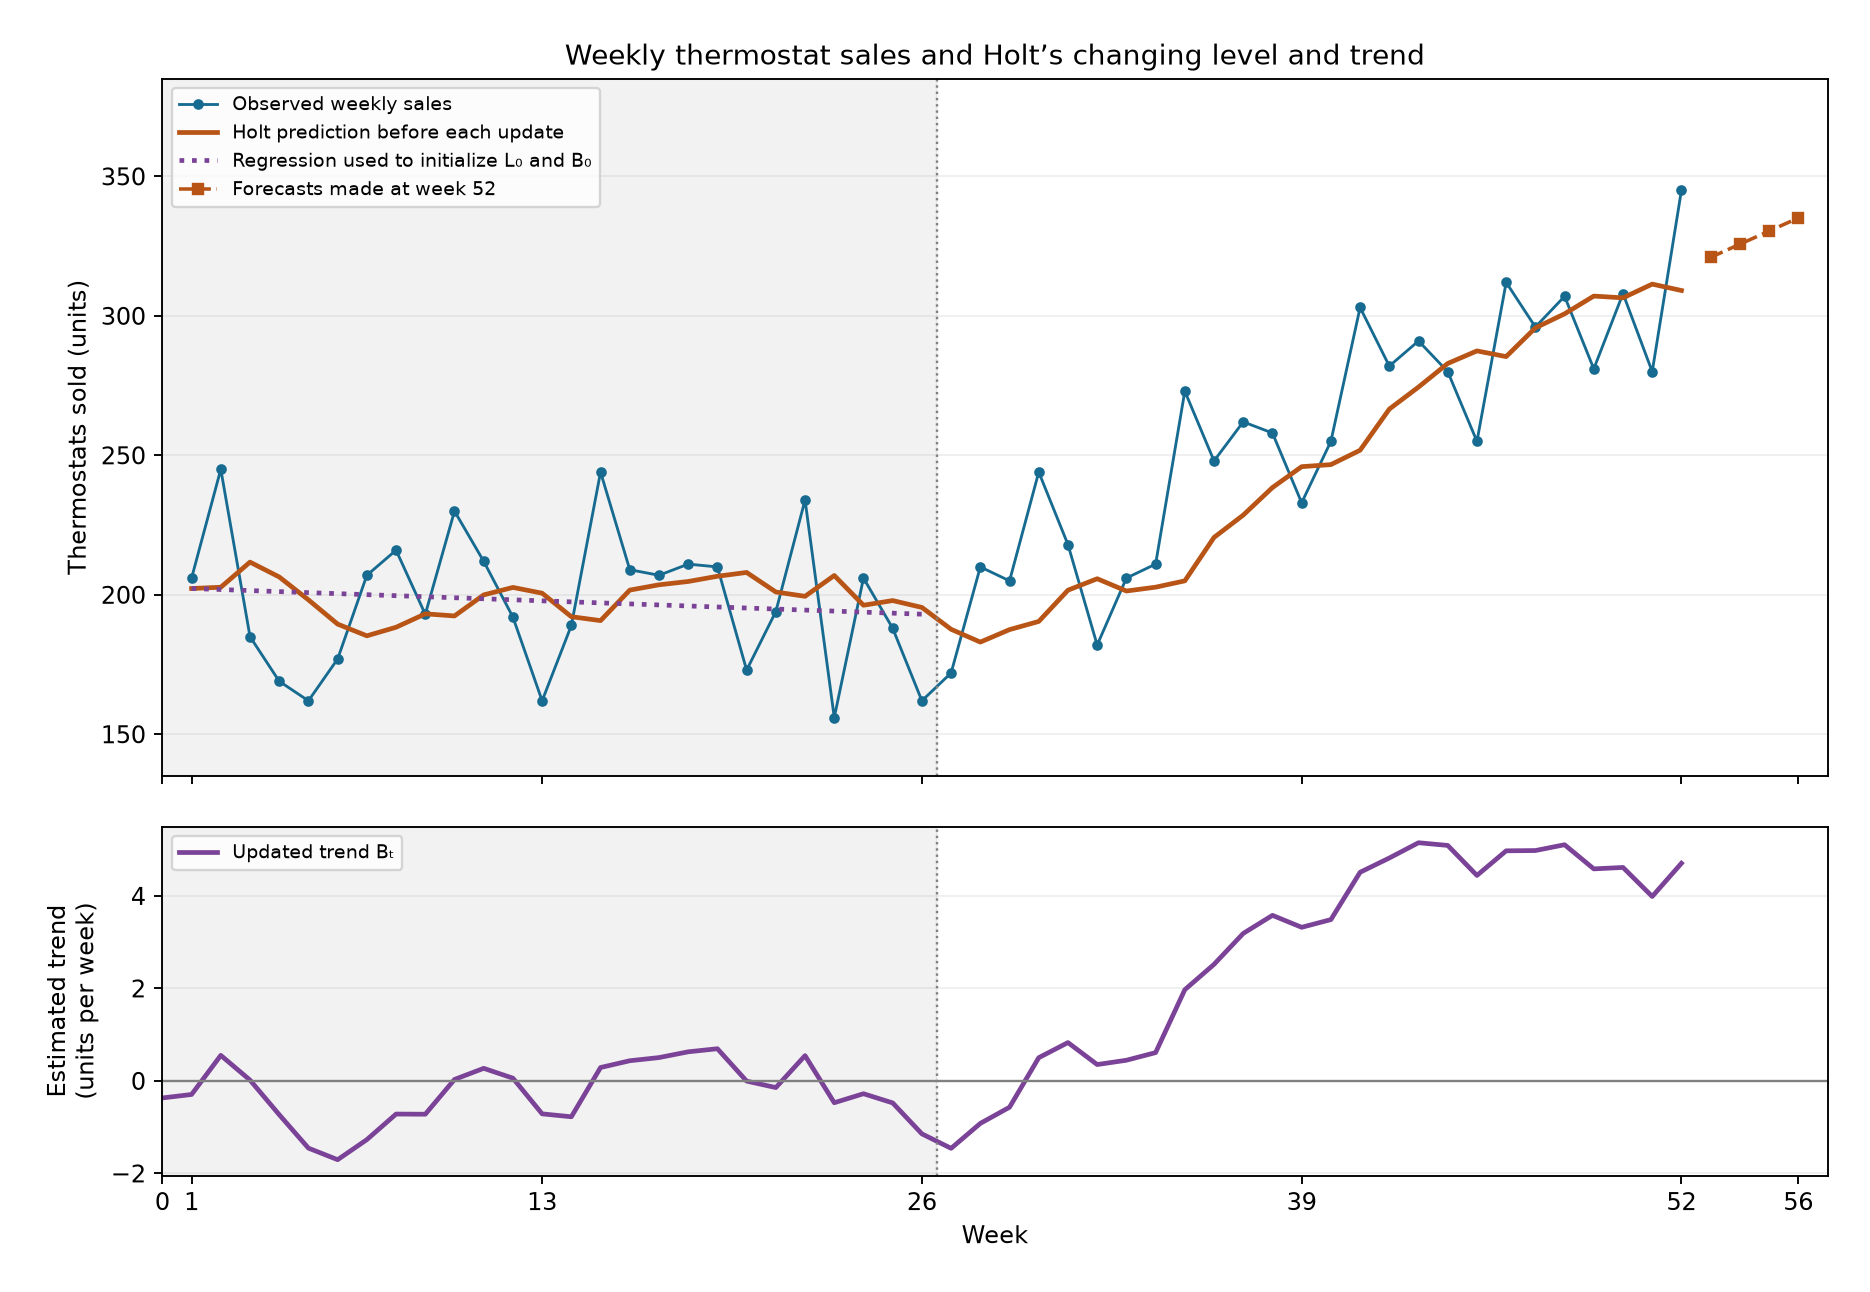

Write the Python code that produced this figure.
"""OLS time-zero initialization, Holt updates. Deterministic; no seed used."""
from pathlib import Path
import csv
import numpy as np
import matplotlib
matplotlib.use('Agg')
import matplotlib.pyplot as plt
root=Path(__file__).resolve().parent
with (root/'thermostat.csv').open() as f:
    y=np.array([float(r['y']) for r in csv.DictReader(f)])
t=np.arange(1,len(y)+1)
x,yy=t[:26],y[:26]
sxx=((x-x.mean())**2).sum()
sxy=((x-x.mean())*(yy-yy.mean())).sum()
b0=sxy/sxx
l0=yy.mean()-b0*x.mean()
alpha,gamma=.2,.1
level,trend=l0,b0
rows=[]
for week,actual in zip(t,y):
    old_level,old_trend=level,trend
    forecast=old_level+old_trend
    error=actual-forecast
    level=alpha*actual+(1-alpha)*forecast
    change=level-old_level
    trend=gamma*change+(1-gamma)*old_trend
    rows.append([week,actual,old_level,old_trend,forecast,error,level,change,trend,level+trend])
print(f'sum_t={x.sum()}, sum_y={yy.sum()}, mean_t={x.mean():.9f}, mean_y={yy.mean():.9f}, Sxx={sxx:.9f}, Sxy={sxy:.9f}')
print(f'L0={l0:.12f}; B0={b0:.12f}; week1 forecast={l0+b0:.12f}')
for row in rows[:3]+rows[25:28]+rows[-1:]:
    print('row', [round(float(v),9) for v in row])
with (root/'thermostat_holt_updates_turn08.csv').open('w',newline='') as f:
    w=csv.writer(f)
    w.writerow(['week','sales','prior_level','prior_trend','one_step_prediction','error','updated_level','level_change','updated_trend','next_week_forecast'])
    w.writerows(rows)
with (root/'thermostat_holt_init_turn08.csv').open('w',newline='') as f:
    w=csv.writer(f); w.writerow(['alpha','gamma','initial_level_at_zero','initial_trend','Sxx','Sxy'])
    w.writerow([alpha,gamma,l0,b0,sxx,sxy])
rs=np.array(rows)
fig,axes=plt.subplots(2,1,figsize=(11,7.6),sharex=True,gridspec_kw={'height_ratios':[2,1]})
axes[0].plot(t,y,'o-',color='#176b91',markersize=3.5,lw=1.2,label='Observed weekly sales')
axes[0].plot(t,rs[:,4],color='#b85416',lw=2,label='Holt prediction before each update')
axes[0].plot(x,l0+b0*x,':',color='#7b4397',lw=2,label='Regression used to initialize L₀ and B₀')
axes[0].plot(range(53,57),[level+h*trend for h in range(1,5)],'s--',color='#b85416',markersize=4,label='Forecasts made at week 52')
axes[0].set(ylabel='Thermostats sold (units)',title='Weekly thermostat sales and Holt’s changing level and trend',ylim=(135,385))
axes[0].legend(loc='upper left',fontsize=8)
axes[1].plot([0]+list(t),[b0]+list(rs[:,8]),color='#7b4397',lw=2,label='Updated trend Bₜ')
axes[1].axhline(0,color='gray',lw=1)
axes[1].set(xlabel='Week',ylabel='Estimated trend\n(units per week)',xlim=(0,57))
axes[1].legend(loc='upper left',fontsize=8)
for ax in axes:
    ax.axvspan(0,26.5,color='gray',alpha=.1)
    ax.axvline(26.5,color='gray',ls=':',lw=1)
    ax.grid(axis='y',alpha=.2)
axes[1].set_xticks([0,1,13,26,39,52,56])
fig.tight_layout(pad=1.8)
fig.savefig(root/'thermostat_holt_turn08.png',dpi=170)
plt.close(fig)
